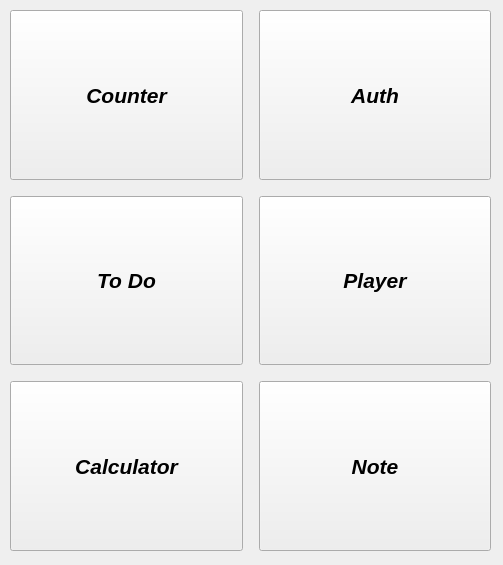
<?xml version="1.0" encoding="UTF-8"?>
<ui version="4.0">
 <class>MainWindow</class>
 <widget class="QMainWindow" name="MainWindow">
  <property name="geometry">
   <rect>
    <x>0</x>
    <y>0</y>
    <width>503</width>
    <height>565</height>
   </rect>
  </property>
  <property name="windowTitle">
   <string>MainWindow</string>
  </property>
  <widget class="QWidget" name="centralwidget">
   <widget class="QWidget" name="gridLayoutWidget">
    <property name="geometry">
     <rect>
      <x>10</x>
      <y>10</y>
      <width>481</width>
      <height>541</height>
     </rect>
    </property>
    <layout class="QGridLayout" name="gridLayout">
     <item row="2" column="2">
      <spacer name="horizontalSpacer_2">
       <property name="orientation">
        <enum>Qt::Horizontal</enum>
       </property>
       <property name="sizeType">
        <enum>QSizePolicy::Fixed</enum>
       </property>
       <property name="sizeHint" stdset="0">
        <size>
         <width>10</width>
         <height>20</height>
        </size>
       </property>
      </spacer>
     </item>
     <item row="0" column="2">
      <spacer name="horizontalSpacer">
       <property name="orientation">
        <enum>Qt::Horizontal</enum>
       </property>
       <property name="sizeType">
        <enum>QSizePolicy::Fixed</enum>
       </property>
       <property name="sizeHint" stdset="0">
        <size>
         <width>10</width>
         <height>20</height>
        </size>
       </property>
      </spacer>
     </item>
     <item row="0" column="0">
      <widget class="QPushButton" name="openCounterButton">
       <property name="sizePolicy">
        <sizepolicy hsizetype="Minimum" vsizetype="Expanding">
         <horstretch>0</horstretch>
         <verstretch>0</verstretch>
        </sizepolicy>
       </property>
       <property name="font">
        <font>
         <pointsize>16</pointsize>
         <italic>true</italic>
         <bold>true</bold>
        </font>
       </property>
       <property name="text">
        <string>Counter</string>
       </property>
      </widget>
     </item>
     <item row="3" column="4">
      <spacer name="verticalSpacer_3">
       <property name="orientation">
        <enum>Qt::Vertical</enum>
       </property>
       <property name="sizeType">
        <enum>QSizePolicy::Fixed</enum>
       </property>
       <property name="sizeHint" stdset="0">
        <size>
         <width>20</width>
         <height>10</height>
        </size>
       </property>
      </spacer>
     </item>
     <item row="4" column="2">
      <spacer name="horizontalSpacer_3">
       <property name="orientation">
        <enum>Qt::Horizontal</enum>
       </property>
       <property name="sizeType">
        <enum>QSizePolicy::Fixed</enum>
       </property>
       <property name="sizeHint" stdset="0">
        <size>
         <width>10</width>
         <height>20</height>
        </size>
       </property>
      </spacer>
     </item>
     <item row="4" column="4">
      <widget class="QPushButton" name="openNoteButton">
       <property name="sizePolicy">
        <sizepolicy hsizetype="Minimum" vsizetype="Expanding">
         <horstretch>0</horstretch>
         <verstretch>0</verstretch>
        </sizepolicy>
       </property>
       <property name="font">
        <font>
         <pointsize>16</pointsize>
         <italic>true</italic>
         <bold>true</bold>
        </font>
       </property>
       <property name="text">
        <string>Note</string>
       </property>
      </widget>
     </item>
     <item row="1" column="0">
      <spacer name="verticalSpacer">
       <property name="orientation">
        <enum>Qt::Vertical</enum>
       </property>
       <property name="sizeType">
        <enum>QSizePolicy::Fixed</enum>
       </property>
       <property name="sizeHint" stdset="0">
        <size>
         <width>20</width>
         <height>10</height>
        </size>
       </property>
      </spacer>
     </item>
     <item row="0" column="4">
      <widget class="QPushButton" name="openAuthButton">
       <property name="sizePolicy">
        <sizepolicy hsizetype="Minimum" vsizetype="Expanding">
         <horstretch>0</horstretch>
         <verstretch>0</verstretch>
        </sizepolicy>
       </property>
       <property name="font">
        <font>
         <pointsize>16</pointsize>
         <italic>true</italic>
         <bold>true</bold>
        </font>
       </property>
       <property name="text">
        <string>Auth</string>
       </property>
      </widget>
     </item>
     <item row="3" column="0">
      <spacer name="verticalSpacer_2">
       <property name="orientation">
        <enum>Qt::Vertical</enum>
       </property>
       <property name="sizeType">
        <enum>QSizePolicy::Fixed</enum>
       </property>
       <property name="sizeHint" stdset="0">
        <size>
         <width>20</width>
         <height>10</height>
        </size>
       </property>
      </spacer>
     </item>
     <item row="1" column="4">
      <spacer name="verticalSpacer_4">
       <property name="orientation">
        <enum>Qt::Vertical</enum>
       </property>
       <property name="sizeType">
        <enum>QSizePolicy::Fixed</enum>
       </property>
       <property name="sizeHint" stdset="0">
        <size>
         <width>20</width>
         <height>10</height>
        </size>
       </property>
      </spacer>
     </item>
     <item row="4" column="0">
      <widget class="QPushButton" name="openCalcButton">
       <property name="sizePolicy">
        <sizepolicy hsizetype="Minimum" vsizetype="Expanding">
         <horstretch>0</horstretch>
         <verstretch>0</verstretch>
        </sizepolicy>
       </property>
       <property name="font">
        <font>
         <pointsize>16</pointsize>
         <italic>true</italic>
         <bold>true</bold>
        </font>
       </property>
       <property name="text">
        <string>Calculator</string>
       </property>
      </widget>
     </item>
     <item row="2" column="0">
      <widget class="QPushButton" name="openToDoButton">
       <property name="sizePolicy">
        <sizepolicy hsizetype="Minimum" vsizetype="Expanding">
         <horstretch>0</horstretch>
         <verstretch>0</verstretch>
        </sizepolicy>
       </property>
       <property name="font">
        <font>
         <pointsize>16</pointsize>
         <italic>true</italic>
         <bold>true</bold>
        </font>
       </property>
       <property name="text">
        <string>To Do</string>
       </property>
      </widget>
     </item>
     <item row="2" column="4">
      <widget class="QPushButton" name="openPlayerButton">
       <property name="sizePolicy">
        <sizepolicy hsizetype="Minimum" vsizetype="Expanding">
         <horstretch>0</horstretch>
         <verstretch>0</verstretch>
        </sizepolicy>
       </property>
       <property name="font">
        <font>
         <pointsize>16</pointsize>
         <italic>true</italic>
         <bold>true</bold>
        </font>
       </property>
       <property name="text">
        <string>Player</string>
       </property>
      </widget>
     </item>
    </layout>
   </widget>
  </widget>
 </widget>
 <resources/>
 <connections/>
</ui>
